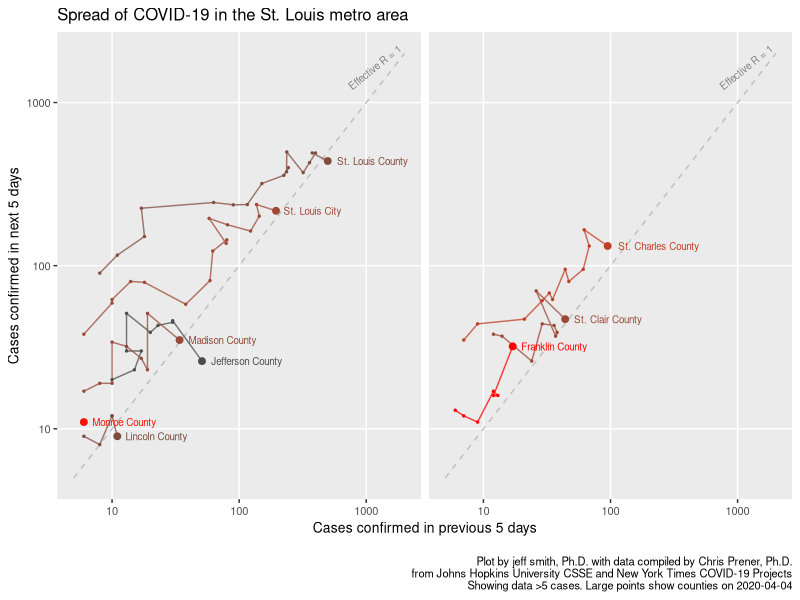
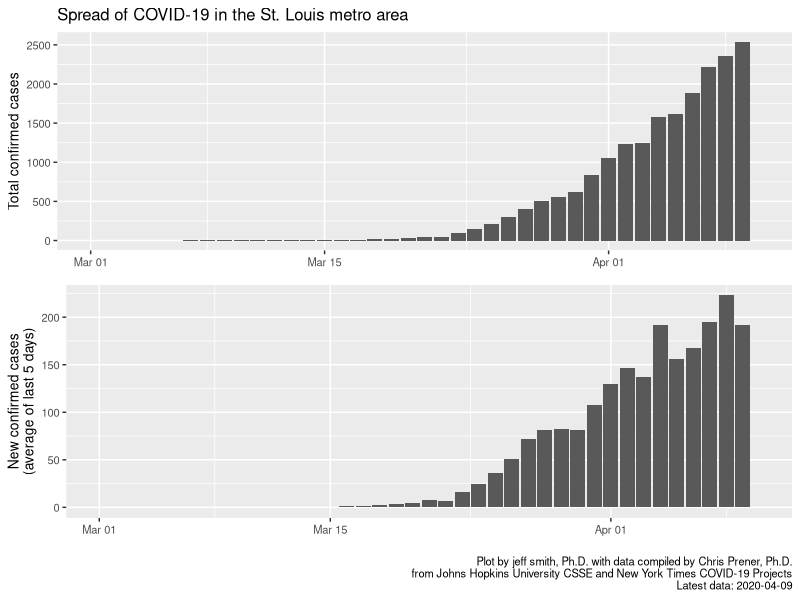
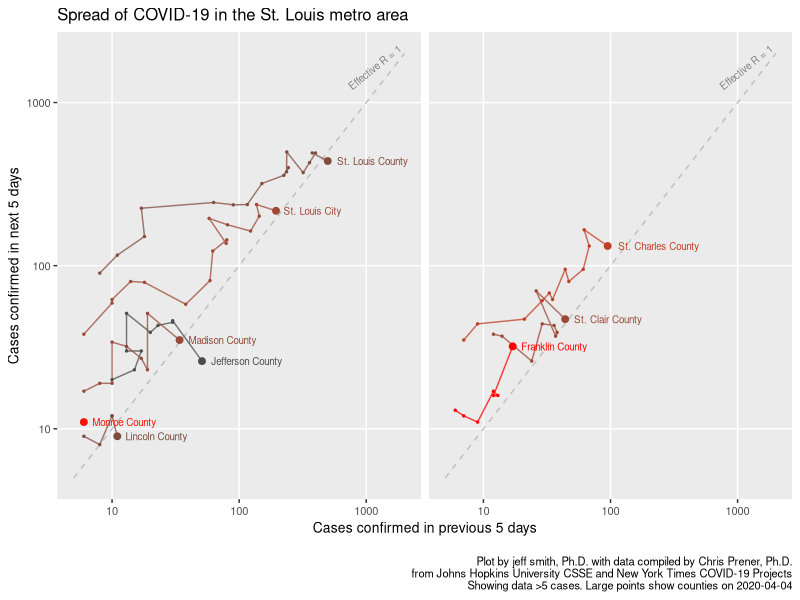

Reproduce these figures in R, in order.
# Epidemiological dynamics of COVID-19 in the St Louis metropolitan area
# jeff smith 2020

# Plot data
# - cumulative cases vs time
# - new cases (in last X days) vs time
# 
# - map current cases by zip
# - cumulative deaths
# - new deaths
# 

# Dependencies
library("readr")
library("dplyr")
library("lubridate")
library("ggplot2")
library("gtable")

#
# Load and process data
#

data_counties <- read_csv("data/county_stl.csv") %>%
	rename(cases = confirmed) %>%
	mutate(date = ymd(report_date)) %>%
	select(date, cases, county) %>%
	filter(
		(date >= "2020-03-02") & 
		county %in% c(
			"St. Louis City", "St. Louis", "St. Charles", "Jefferson", 
			"Madison", "St. Clair", "Monroe", 
			"Lincoln", "Warren", "Franklin", "Clinton", "Jersey"
		)
	) %>%
	mutate(county = ifelse(!grepl("City", county), paste(county, "County"), county))
data_metro <- data_counties %>%
	group_by(date) %>%
	summarise(cases = sum(cases, na.rm = TRUE)) %>%
	mutate(county = "St. Louis Metro")

# Calculate new cases
serial_interval = 5
data_counties <- data_counties %>%
	group_by(county) %>%
	arrange(date, .by_group = TRUE) %>%
	mutate(
		cases_new  = cases - lag(cases, n = 1), 
		cases_prev = cases - lag(cases, n = serial_interval), 
		cases_next = lead(cases, n = serial_interval) - cases
	) %>%
	mutate(R_effective = cases_next / cases_prev) %>%
	ungroup()
data_metro <- data_metro %>%
	arrange(date, .by_group = TRUE) %>%
	mutate(
		cases_new  = cases - lag(cases, n = 1), 
		cases_prev = cases - lag(cases, n = serial_interval), 
		cases_next = lead(cases, n = serial_interval) - cases
	)


# tail(data_counties)

# Latest R_effective
R_effective_last <- data_counties %>%
	filter(date == max(date) - serial_interval) %>%
	select(county, R_effective)
tmp <- R_effective_last$R_effective
names(tmp) <- R_effective_last$county
R_effective_last <- tmp
Find_R_effective_last <- function(x){ return(R_effective_last[[x]]) }
data_counties$R_effective_last <- sapply(data_counties$county, Find_R_effective_last)
rm(R_effective_last)




# 
# Plot: Total and new cases for total St Louis metro area
# 

plot_metro_total <- ggplot(data_metro) + 
	aes(x = date, y = cases) + 
	geom_col() + 
	scale_x_date(limits = c(ymd("2020-03-01"), max(data_metro$date) + 1)) + 
	labs(
		title = "Spread of COVID-19 in the St. Louis metro area", 
		y = "Total confirmed cases"
	) + 
	theme(text = element_text(size = 10), axis.title.x = element_blank())
plot_metro_new <- ggplot(subset(data_metro, !is.na(cases_prev))) + 
	aes(x = date, y = cases_prev/serial_interval) + 
	geom_col() + 
	scale_x_date(limits = c(ymd("2020-03-01"), max(data_metro$date) + 1)) + 
	labs(
		y = paste("New confirmed cases\n(average of last ", serial_interval, " days)", sep = ""), 
		caption = (paste(
			"\n Plot by jeff smith, Ph.D. ", 
			"with data compiled by Chris Prener, Ph.D.\n", 
			"from Johns Hopkins University CSSE and New York Times COVID-19 Projects\n", 
			"Latest data: ", max(data_metro$date), 
			sep = ""
		))
	) + 
	theme(text = element_text(size = 10), axis.title.x = element_blank())
pdf(file = NULL)  # start workaround
plot_metro_combined <- gtable_add_grob(
	gtable(widths = unit(rep(1, 1), "null"), heights = unit(rep(1, 13), "null")), 
	list(ggplotGrob(plot_metro_total), ggplotGrob(plot_metro_new)), 
	l = c(1, 1), r = c(1, 1), t = c(1, 7), b = c(6, 13)
)
dev.off()  # end workaround
dev.new(width = 5, height = 5)
plot(plot_metro_combined)
ggsave("results/metro.pdf", plot_metro_combined, device = "pdf", width = 5, height = 5)

dev.new(width = 5, height = 4)
# ggplot(data = subset(data_metro, cases > 0)) + 
	# aes(x = date, y = cases) + 
	# geom_point() + geom_line() + 
	# scale_y_log10(limits = c(1, 1e4), minor_breaks = 10^c(1:6)) + 
	# labs(y = "Total confirmed cases", x = "Date")



# 
# Plot: Total and new cases by county
# 

# dev.new(width = 6.5, height = 3)
# ggplot(subset(data_counties, !is.na(cases_new))) + 
	# aes(x = date, y = cases_new, fill = county) + 
	# geom_col() + 
	# scale_x_date(limits = c(ymd("2020-03-01"), max(data_metro$date) + 1)) + 
	# theme(text = element_text(size = 10), axis.title.x = element_blank())

data_for_plot <- data_counties %>%
	mutate(my_facet = county %in% c(
		# "St. Louis City", 
		# "St. Charles County", 
		# "Jefferson County"
		# "Franklin County", 
		# "Warren County" 
		"Jersey County", 
		"Madison County", 
		"St. Clair County", 
		"Monroe County", 
		"Clinton County"
	))
plot_counties_total <- ggplot(subset(data_for_plot, cases > 0)) + 
	aes(x = date, y = cases, group = county, color = county) + 
	facet_wrap(~ my_facet, ncol = 2) + 
	geom_point(size = 0.5) + geom_line(alpha = 0.75) + 
	geom_point(
		mapping = aes(group = county, fill = county), 
		data = filter(data_for_plot, date == max(data_for_plot$date)), 
		size = 1.5
	) + 
	geom_text(
		mapping = aes(label = county), 
		data = subset(data_for_plot, date == max(data_for_plot$date)), 
		hjust = 0, size = 2.5, nudge_x = 1
	) + 
	scale_x_date(limits = c(ymd("2020-03-07"), max(data_for_plot$date + 12))) + 
	scale_y_log10(limits = c(1, 1e4), minor_breaks = 10^c(1:6)) + 
	scale_color_hue(l = 50) + scale_fill_hue(l = 50) + 
	labs(
		y = "Total confirmed cases", 
		title = "Spread of COVID-10 in the St. Louis metro area"
	) + 
	theme(
		text = element_text(size = 10), axis.title.x = element_blank(), 
		strip.text = element_blank(), strip.background = element_blank(), 
		legend.position = "none"
	)
plot_counties_new <- ggplot(subset(data_for_plot, !is.na(cases_prev) & (cases_prev/serial_interval >= 1) )) + 
	aes(x = date, y = cases_prev/serial_interval, group = county, color = county) + 
	facet_wrap(~ my_facet, ncol = 2) + 
	geom_point(size = 0.5) + geom_line(alpha = 0.75) + 
	geom_point(
		mapping = aes(group = county, fill = county), 
		data = filter(data_for_plot, date == max(data_for_plot$date)), 
		size = 1.5
	) + 
	geom_text(
		mapping = aes(label = county), 
		data = filter(data_for_plot, date == max(data_for_plot$date)), 
		hjust = 0, size = 2.5, nudge_x = 1
	) + 
	scale_x_date(limits = c(ymd("2020-03-07"), max(data_for_plot$date + 12))) + 
	scale_y_log10(limits = c(1, 1e3), minor_breaks = 10^c(1:6)) + 
	scale_color_hue(l = 50) + 
	labs(
		y = paste("New confirmed cases\n(average of last ", serial_interval, " days)", sep = ""), 
		caption = (paste(
			"\n Plot by jeff smith, Ph.D. ", 
			"with data compiled by Chris Prener, Ph.D.\n", 
			"from Johns Hopkins University CSSE and New York Times COVID-19 Projects\n", 
			"Latest data: ", max(data_for_plot$date), 
			sep = ""
		))
	) + 
	theme(
		text = element_text(size = 10), axis.title.x = element_blank(), 
		strip.text = element_blank(), strip.background = element_blank(), 
		legend.position = "none"
	)
pdf(file = NULL)  # start workaround
plot_counties_combined <- gtable_add_grob(
	gtable(widths = unit(rep(1, 1), "null"), heights = unit(rep(1, 13), "null")), 
	list(ggplotGrob(plot_counties_total), ggplotGrob(plot_counties_new)), 
	l = c(1, 1), r = c(1, 1), t = c(1, 7), b = c(6, 13)
)
dev.off()  # end workaround
# dev.new(width = 6.5, height = 6)
# plot(plot_counties_combined)
ggsave("results/counties.pdf", plot_counties_combined, device = "pdf", width = 6.5, height = 6)


# 
# Plot: New cases vs previous cases (log-log)
# 

# Clean dataset for log-scale plotting
# data_counties_log <- data_counties %>% 
	# filter(
		# !is.na(cases_next) & !is.na(cases_prev) & 
		# (cases_next > case_cutoff) & (cases_prev > case_cutoff)
	# ) %>% 
	# mutate(county = factor(county))

case_cutoff <- 5
data_for_plot <- data_counties %>%
	filter(
		!is.na(cases_next) & !is.na(cases_prev) & 
		(cases_next > case_cutoff) & (cases_prev > case_cutoff)
	) %>% 
	mutate(my_facet = county %in% c(
		"St. Charles County", 
		"St. Clair County", 
		"Franklin County" 
		# "Jefferson County" 
	))
my_limits <- c(5, 2e3)
my_minor_breaks <- 10^c(1:6)
plot_stepwise <- ggplot(data = data_for_plot) + 
	aes(x = cases_prev, y = cases_next, color = R_effective_last) + 
	facet_wrap(~ my_facet, ncol = 2) + 
	geom_line(
		data = tibble(cases_prev = my_limits, cases_next = my_limits), 
		color = grey(0.75), linetype = "dashed"
	) + 
	# geom_line(
		# data = tibble(cases_prev = c(5, 1e3), cases_next = c(10, 2e3)), 
		# color = grey(0.75), linetype = "dotted"
	# ) + 
	annotate(
		"text", label = "Effective R = 1", 
		size = 2.5, color = grey(0.5), angle = 39,
		x = my_limits[2], y = my_limits[2], hjust = 1, vjust = -0.5
	) + 
	geom_path(aes(group = county), alpha = 0.75) + 
	geom_point(aes(group = county), size = 0.5) + 
	geom_point(
		mapping = aes(group = county, fill = R_effective_last), 
		data = filter(data_for_plot, date == max(data_for_plot$date)), 
		size = 2
	) + 
	geom_text(
		mapping = aes(label = county), 
		data = filter(data_for_plot, date == max(data_for_plot$date)), 
		hjust = -0.13, size = 2.5
	) + 
	scale_x_log10(limits = my_limits, minor_breaks = my_minor_breaks) + 
	scale_y_log10(limits = my_limits, minor_breaks = my_minor_breaks) + 
	scale_color_gradient(low = grey(0.3), high = "red") + 
	scale_fill_gradient(low = grey(0.3), high = "red") + 
	labs(
		title = "Spread of COVID-19 in the St. Louis metro area", 
		x = paste("Cases confirmed in previous", serial_interval, "days"), 
		y = paste("Cases confirmed in next", serial_interval, "days"), 
		caption = (paste(
			"\n",
			"Plot by jeff smith, Ph.D. ", 
			"with data compiled by Chris Prener, Ph.D.\n", 
			"from Johns Hopkins University CSSE and New York Times COVID-19 Projects\n", 
			"Showing data >", case_cutoff, " cases. ", 
			"Large points show counties on ", max(data_counties$date) - serial_interval, 
			sep = ""
		))
	) + 
	theme(
		strip.text = element_blank(), strip.background = element_blank(), 
		legend.position = "none", text = element_text(size = 10)
	)
# dev.new(width = 6.5, height = 3.5)
plot(plot_stepwise)
ggsave("results/stepwise.pdf", plot_stepwise, device = "pdf", width = 6.5, height = 3.5)

# Clean up
rm(serial_interval, my_limits, my_minor_breaks, data_for_plot)
